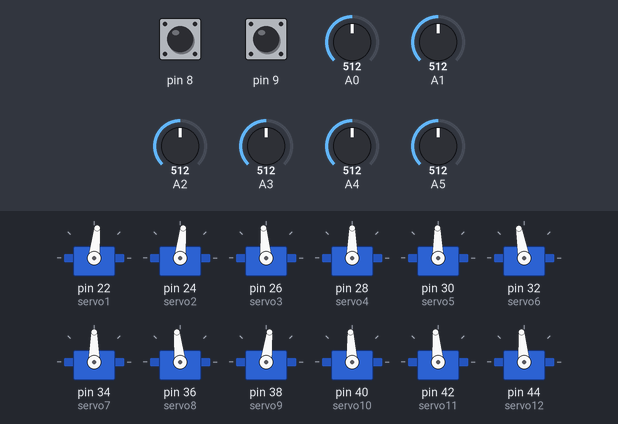
The sketch below on a simulated Arduino Mega 2560, built with avr-gcc and run on an emulated ATmega2560. On the bench: 12 × servo. The test bench sets the inputs (shaded band); at power-on: A1 = 512, A2 = 512, A4 = 512, A3 = 512, A5 = 512, pin 9 HIGH, pin 8 HIGH, A0 = 512.

Above: at 1.2 s.
1.3 s: A1 set to 716
At 3.9 s:
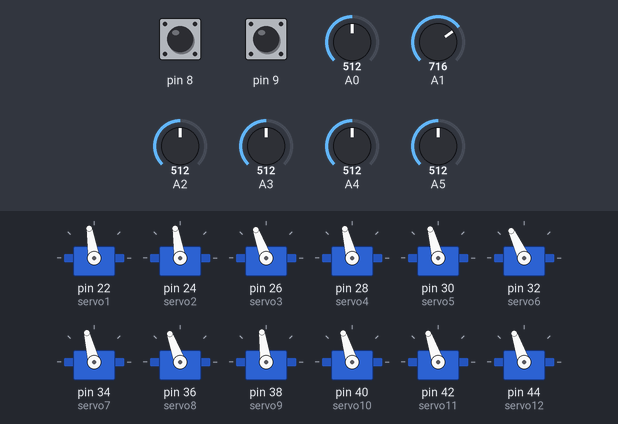
4.3 s: A2 set to 716
At 6.3 s:
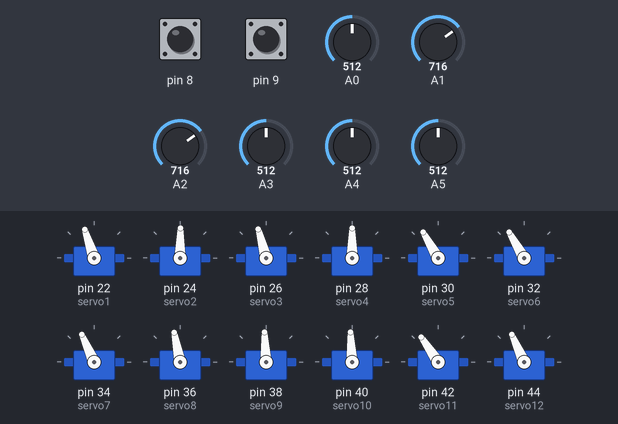
7.3 s: A4 set to 40
At 9.82 s:
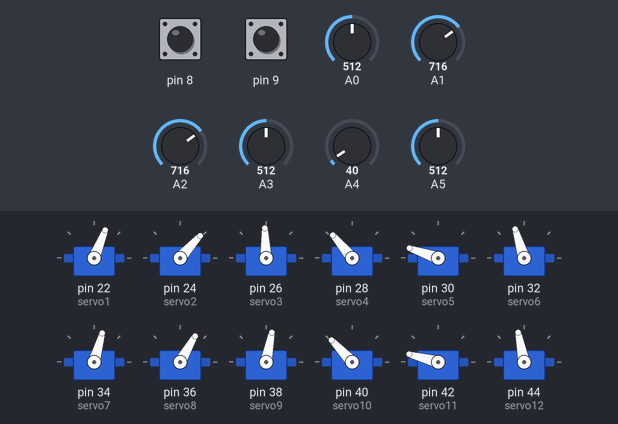
10.3 s: A3 set to 716
At 12.3 s:
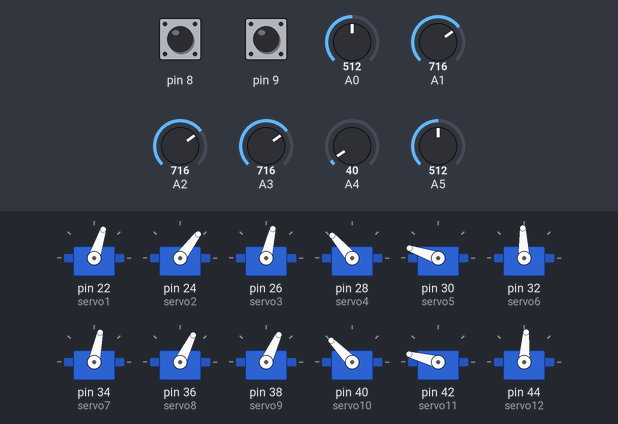
13.3 s: A5 set to 716
At 15.5 s:
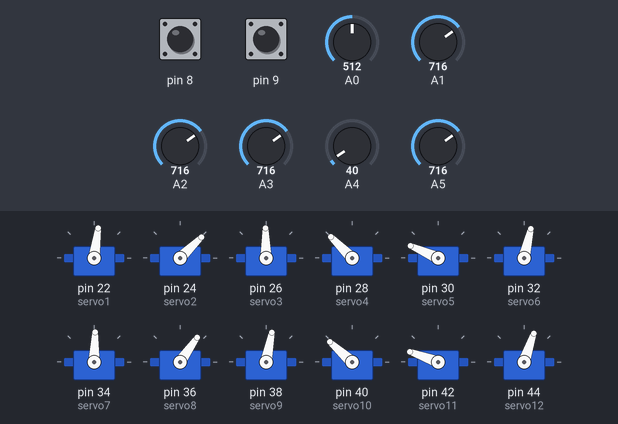
16.3 s: pin 9 pulled LOW for 0.15 s
At 16.38 s:
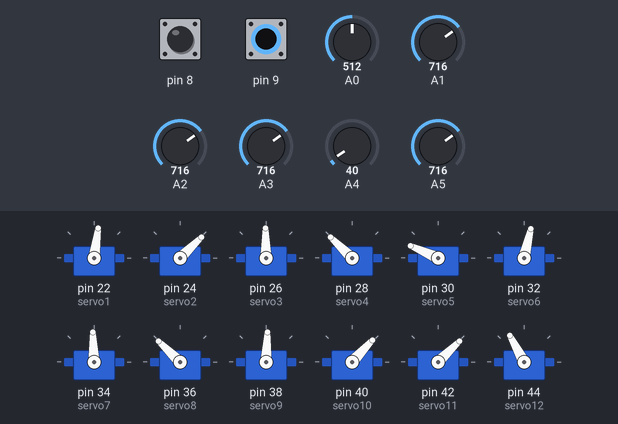
Timing chart, 0 to 18.9 s (numbered marks = the images above; inputs shaded):
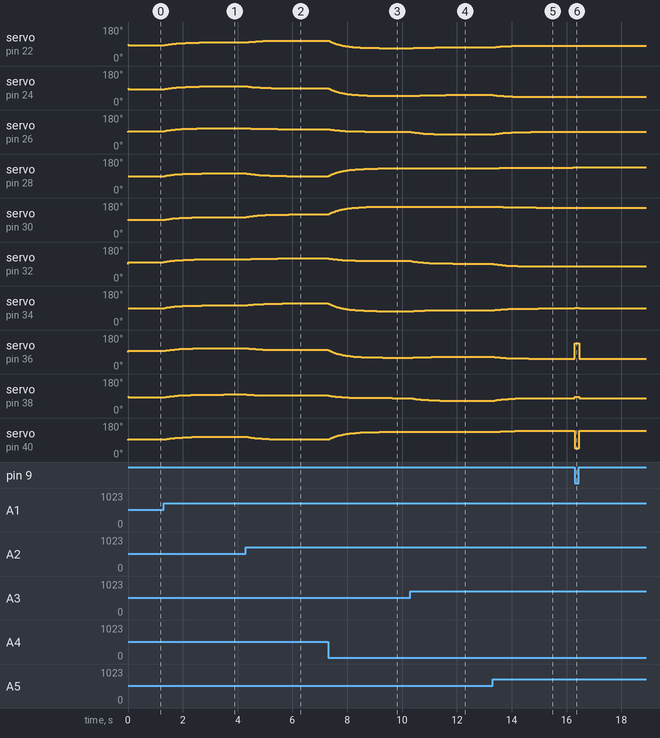

The sketch:

Tentacle02.ino
```cpp
#include <Servo.h>

Servo servo1;
Servo servo2;
Servo servo3;

Servo servo4;
Servo servo5;
Servo servo6;

Servo servo7;
Servo servo8;
Servo servo9;

Servo servo10;
Servo servo11;
Servo servo12;

Servo servo13;
Servo servo14;
Servo servo15;

Servo servo16;
Servo servo17;
Servo servo18;

float RFB;
float RFBa;
float RFBFiltered;
float RLR;
float RLRa;
float RLRFiltered;
float RT;
float RTa;
float RTFiltered;

float LFB;
float LFBa;
float LFBFiltered;
float LLR;
float LLRa;
float LLRFiltered;
float LT;
float LTa;
float LTFiltered;

float posa;
float posb;
float posc;
float posd;
float pose;
float posf;

float pos1;
float pos2;
float pos3;
float pos4;
float pos5;
float pos6;
float pos1Offset;
float pos2Offset;
float pos3Offset;
float pos4Offset;
float pos5Offset;
float pos6Offset;

float pos11;
float pos12;
float pos13;
float pos14;
float pos15;
float pos16;
float pos11Offset;
float pos12Offset;
float pos13Offset;
float pos14Offset;
float pos15Offset;
float pos16Offset;

float pos21;
float pos22;
float pos23;
float pos24;
float pos25;
float pos26;
float pos21Offset;
float pos22Offset;
float pos23Offset;
float pos24Offset;
float pos25Offset;
float pos26Offset;

unsigned long currentMillis;
long previousMillis = 0;    // set up timers
long interval = 10;        // time constant for timer

float transLateFactorF;
float transLateFactorR;

int sw1;
int sw2;

void setup() {

Serial.begin(115200);

pinMode(8, INPUT_PULLUP);
pinMode(9, INPUT_PULLUP);

servo1.attach(22);
servo2.attach(24);
servo3.attach(26);
servo4.attach(28);
servo5.attach(30);
servo6.attach(32);

servo7.attach(34);
servo8.attach(36);
servo9.attach(38);
servo10.attach(40);
servo11.attach(42);
servo12.attach(44);

servo13.attach(46);
servo14.attach(48);
servo15.attach(50);
servo16.attach(52);
servo17.attach(3);
servo18.attach(4);

pos1Offset = -90;
pos2Offset = -90;
pos3Offset = 25;
pos4Offset = -30;
pos5Offset = -20;
pos6Offset = 80;

pos11Offset = -30;
pos12Offset = 30;
pos13Offset = -100;
pos14Offset = 0;
pos15Offset = 20;
pos16Offset = 20;

pos21Offset = -80;
pos22Offset = -100;
pos23Offset = -100;
pos24Offset = -100;
pos25Offset = 50;
pos26Offset = -80;
}

void loop() {

  currentMillis = millis();
  if (currentMillis - previousMillis >= 10) {  // start timed event
      previousMillis = currentMillis;

      // read switches

      sw1 = digitalRead(9);
      sw2 = digitalRead(8);

      // read sticks

      RFB = analogRead(A3);
      RLR = analogRead(A2);
      RT = analogRead(A1);
      LT = analogRead(A0);
      LFB = analogRead(A4);
      LLR = analogRead(A5);

      // threshold sticks

      RFBa = thresholdStick(RFB);
      RFBa = RFBa*-1;
      RLRa = thresholdStick(RLR);
      RLRa = RLRa*-1;
      RTa = thresholdStick(RT);
      LFBa = thresholdStick(LFB);
      LLRa = thresholdStick(LLR);
      LTa = thresholdStick(LT);

      // filter sticks

      RFBFiltered = filter(RFBa, RFBFiltered,50);
      RLRFiltered = filter(RLRa, RLRFiltered,50);
      RTFiltered = filter(RTa, RTFiltered,50);
      LFBFiltered = filter(LFBa, LFBFiltered,50);
      LLRFiltered = filter(LLRa, LLRFiltered,50);
      LTFiltered = filter(LTa, LTFiltered,50);

      // Hacky kinematics

      if (RFBFiltered < 0) {
        transLateFactorF = -0.33;
        transLateFactorR = 0;
      }
      else if (RFBFiltered > 0) {
        transLateFactorR = 0.45;
        transLateFactorF = 0;
      }
      else {
        transLateFactorR = 0;
        transLateFactorF = 0;
      }

      //      ROLL                    PITCH                   HEAVE             TRANSLATE-FB                          TRANSLATE-LR

      posa = (LLRFiltered * 0.66)   + LFBFiltered             + RTFiltered      + (RFBFiltered * transLateFactorF)    + (RLRFiltered * -0.66);
      posb = (LLRFiltered * -0.66)  + LFBFiltered             + RTFiltered      + (RFBFiltered * transLateFactorF)    + (RLRFiltered * 0.66);
      posc = (LLRFiltered * 1)      + (LFBFiltered * 0.33)    + RTFiltered      + RFBFiltered                         + (RLRFiltered * 0.33);
      posd = (LLRFiltered * 0.33)   + (LFBFiltered * -1)      + RTFiltered      + (RFBFiltered * transLateFactorR)    + (RLRFiltered * 1);
      pose = (LLRFiltered * -0.33)  + (LFBFiltered * -1)      + RTFiltered      + (RFBFiltered * transLateFactorR)    + (RLRFiltered * -1);
      posf = (LLRFiltered * -1)     + (LFBFiltered * 0.33)    + RTFiltered      + RFBFiltered                         + (RLRFiltered * -0.33);

      // overall scaling

      posa = posa * 2;
      posb = posb * 2;
      posc = posc * 2;
      posd = posd * 2;
      pose = pose * 2;
      posf = posf * 2;

      // ****** STAGE ONE ******

      // apply offsets for fine tuning between servos

      pos1 = posa + 1500 + pos1Offset;
      pos2 = posb + 1500 + pos2Offset;
      pos3 = posc + 1500 + pos3Offset;
      pos4 = posd + 1500 + pos4Offset;
      pos5 = pose + 1500 + pos5Offset;
      pos6 = posf + 1500 + pos6Offset;

      // constrain servos

      pos1 = constrain(pos1,1000,2400);
      pos2 = constrain(pos2,1000,2400);
      pos3 = constrain(pos3,1000,2400);
      pos4 = constrain(pos4,1000,2400);
      pos5 = constrain(pos5,1000,2400);
      pos6 = constrain(pos6,1000,2400);

      // write to servos

      servo1.writeMicroseconds(pos1);
      servo2.writeMicroseconds(pos2);
      servo3.writeMicroseconds(pos3);
      servo4.writeMicroseconds(pos4);
      servo5.writeMicroseconds(pos5);
      servo6.writeMicroseconds(pos6);

      // ****** STAGE TWO ******

      if (sw1 == 1) {
      pos11 = posa;
      pos12 = posb;
      pos13 = posc;
      pos14 = posd;
      pos15 = pose;
      pos16 = posf;
      }

      else if (sw1 == 0) {      // reverse stage 2
      pos11 = posa*-1;
      pos12 = posb*-1;
      pos13 = posc*-1;
      pos14 = posd*-1;
      pos15 = pose*-1;
      pos16 = posf*-1;
      }

      pos11 = pos11 + 1500 + pos11Offset;
      pos12 = pos12 + 1500 + pos12Offset;
      pos13 = pos13 + 1500 + pos13Offset;
      pos14 = pos14 + 1500 + pos14Offset;
      pos15 = pos15 + 1500 + pos15Offset;
      pos16 = pos16 + 1500 + pos16Offset;

      // constrain servos

      pos11 = constrain(pos11,1000,2400);
      pos12 = constrain(pos12,1000,2400);
      pos13 = constrain(pos13,1000,2400);
      pos14 = constrain(pos14,1000,2400);
      pos15 = constrain(pos15,1000,2400);
      pos16 = constrain(pos16,1000,2400);

      // write to servos

      servo7.writeMicroseconds(pos11);
      servo8.writeMicroseconds(pos12);
      servo9.writeMicroseconds(pos13);
      servo10.writeMicroseconds(pos14);
      servo11.writeMicroseconds(pos15);
      servo12.writeMicroseconds(pos16);

      // ****** STAGE THREE *****

      if (sw2 == 1) {
      pos21 = posa;
      pos22 = posb;
      pos23 = posc;
      pos24 = posd;
      pos25 = pose;
      pos26 = posf;
      }

      else if (sw2 == 0) {      // reverse stage 2
      pos21 = posa*-1;
      pos22 = posb*-1;
      pos23 = posc*-1;
      pos24 = posd*-1;
      pos25 = pose*-1;
      pos26 = posf*-1;
      }

      pos21 = pos21 + 1500 + pos21Offset;
      pos22 = pos22 + 1500 + pos22Offset;
      pos23 = pos23 + 1500 + pos23Offset;
      pos24 = pos24 + 1500 + pos24Offset;
      pos25 = pos25 + 1500 + pos25Offset;
      pos26 = pos26 + 1500 + pos26Offset;

      // constrain servos

      pos21 = constrain(pos21,1000,2400);
      pos22 = constrain(pos22,1000,2400);
      pos23 = constrain(pos23,1000,2400);
      pos24 = constrain(pos24,1000,2400);
      pos25 = constrain(pos25,1000,2400);
      pos26 = constrain(pos26,1000,2400);

      // write to servos

      servo13.writeMicroseconds(pos21);
      servo14.writeMicroseconds(pos22);
      servo15.writeMicroseconds(pos23);
      servo16.writeMicroseconds(pos24);
      servo17.writeMicroseconds(pos25);
      servo18.writeMicroseconds(pos26);


  }   // end of timed loop

}
```

thresholdSticks.ino
```cpp
int thresholdStick (int pos) {

    // get zero centre position
    pos = pos - 512;

    // threshold value for control sticks
    if (pos > 50) {
      pos = pos -50;
    }
    else if (pos < -50) {
      pos = pos +50;
    }
    else {
      pos = 0;
    }

    pos = map(pos, -512,512,-255,255);
    pos = constrain(pos,-255,255);

    return pos;
}


// motion filter to filter motions and compliance

float filter(float prevValue, float currentValue, int filter) {
  float lengthFiltered =  (prevValue + (currentValue * filter)) / (filter + 1);
  return lengthFiltered;
}
```

Measured:
- after the input at 1.3 s, servo on pin 22 (servo1), servo on pin 24 (servo2): moves from 84° to 99° over 2.2 s, starting at once
- after the input at 4.3 s, servo on pin 22 (servo1): moves from 99° to 108° over 1.2 s, starting after 0.06 s; servo on pin 24 (servo2): moves from 99° to 89° over 1.5 s, starting at once
- after the input at 7.3 s, servo on pin 22 (servo1): moves from 108° to 68° over 1.8 s, starting at once; servo on pin 24 (servo2): moves from 89° to 48° over 2.2 s, starting at once
- after the input at 10.3 s, servo on pin 22 (servo1): 68° → 69° after 0.11 s, → 70° 0.14 s later, → 71° 0.22 s later, → 72° 0.42 s later; servo on pin 24 (servo2): moves from 48° to 53° over 1.2 s, starting after 0.06 s
- after the input at 13.3 s, servo on pin 22 (servo1): moves from 72° to 82° over 1.4 s, starting at once; servo on pin 24 (servo2): moves from 53° to 44° over 1.0 s, starting at once
- after the input at 16.3 s, servo on pin 34 (servo7): 88° → 92° at once, → 88° 0.15 s later; servo on pin 36 (servo8): 55° → 136° at once, → 55° 0.15 s later
